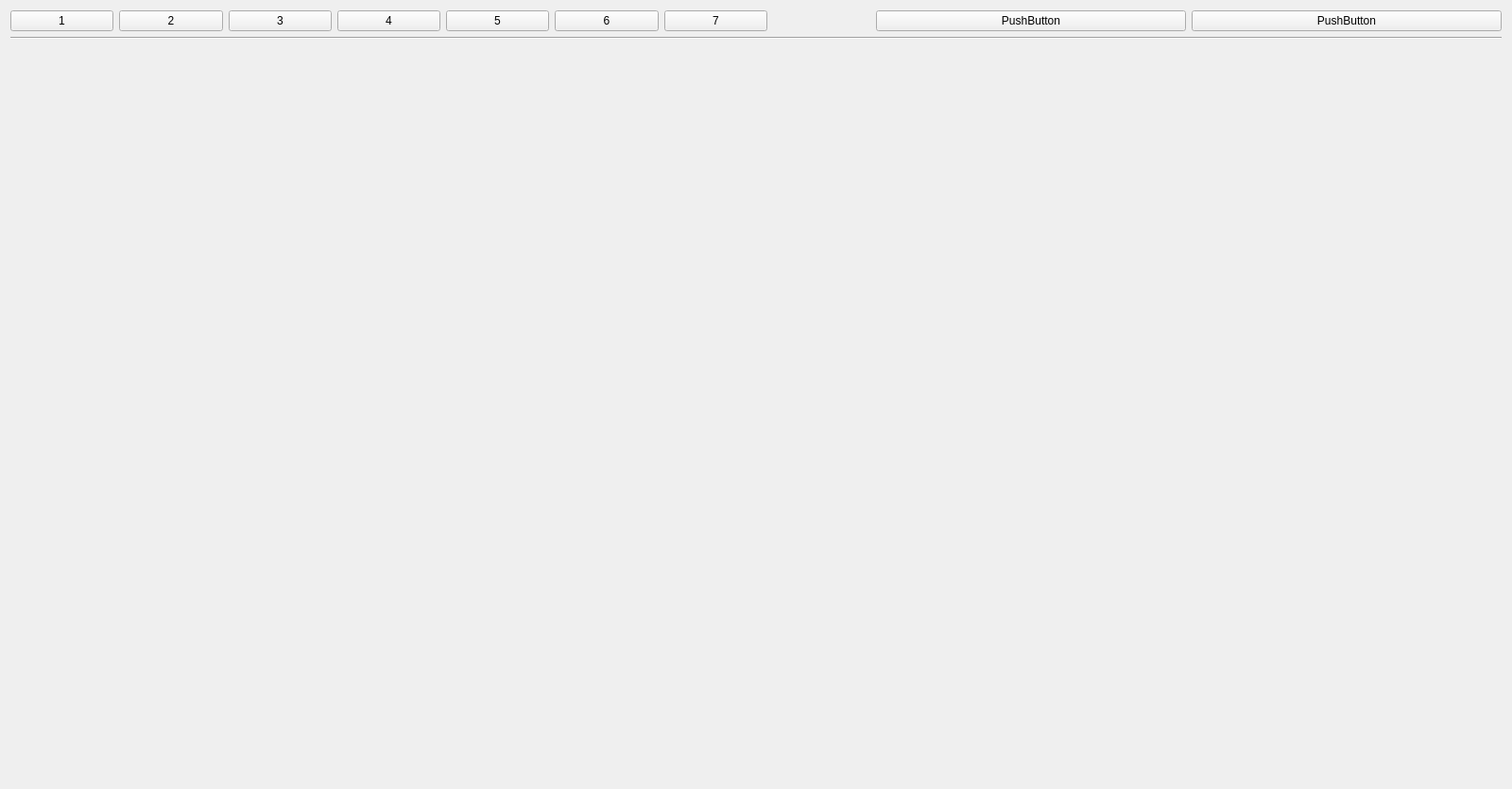
<?xml version="1.0" encoding="UTF-8"?>
<ui version="4.0">
 <class>SettingWidget</class>
 <widget class="QWidget" name="SettingWidget">
  <property name="geometry">
   <rect>
    <x>0</x>
    <y>0</y>
    <width>1600</width>
    <height>835</height>
   </rect>
  </property>
  <property name="windowTitle">
   <string>Form</string>
  </property>
  <layout class="QVBoxLayout" name="verticalLayout">
   <item>
    <layout class="QVBoxLayout" name="verticalLayout_2" stretch="78,0,342">
     <item>
      <layout class="QHBoxLayout" name="horizontalLayout" stretch="2,2,2,2,2,2,2,2,6,6">
       <item>
        <widget class="CustomPushButton" name="setting1PushButton">
         <property name="text">
          <string>1</string>
         </property>
        </widget>
       </item>
       <item>
        <widget class="CustomPushButton" name="setting2PushButton">
         <property name="text">
          <string>2</string>
         </property>
        </widget>
       </item>
       <item>
        <widget class="CustomPushButton" name="setting3PushButton">
         <property name="text">
          <string>3</string>
         </property>
        </widget>
       </item>
       <item>
        <widget class="CustomPushButton" name="setting4PushButton">
         <property name="text">
          <string>4</string>
         </property>
        </widget>
       </item>
       <item>
        <widget class="CustomPushButton" name="setting5PushButton">
         <property name="text">
          <string>5</string>
         </property>
        </widget>
       </item>
       <item>
        <widget class="CustomPushButton" name="setting6PushButton">
         <property name="text">
          <string>6</string>
         </property>
        </widget>
       </item>
       <item>
        <widget class="CustomPushButton" name="setting7PushButton">
         <property name="text">
          <string>7</string>
         </property>
        </widget>
       </item>
       <item>
        <spacer name="horizontalSpacer_2">
         <property name="orientation">
          <enum>Qt::Horizontal</enum>
         </property>
         <property name="sizeHint" stdset="0">
          <size>
           <width>40</width>
           <height>20</height>
          </size>
         </property>
        </spacer>
       </item>
       <item>
        <widget class="CustomPushButton" name="savePushButton">
         <property name="text">
          <string>PushButton</string>
         </property>
        </widget>
       </item>
       <item>
        <widget class="CustomPushButton" name="cancelPushButton">
         <property name="text">
          <string>PushButton</string>
         </property>
        </widget>
       </item>
      </layout>
     </item>
     <item>
      <widget class="Line" name="line">
       <property name="orientation">
        <enum>Qt::Horizontal</enum>
       </property>
      </widget>
     </item>
     <item>
      <widget class="QStackedWidget" name="stackedWidget"/>
     </item>
    </layout>
   </item>
  </layout>
 </widget>
 <customwidgets>
  <customwidget>
   <class>CustomPushButton</class>
   <extends>QPushButton</extends>
   <header>CustomPushButton.h</header>
  </customwidget>
 </customwidgets>
 <resources/>
 <connections/>
</ui>
